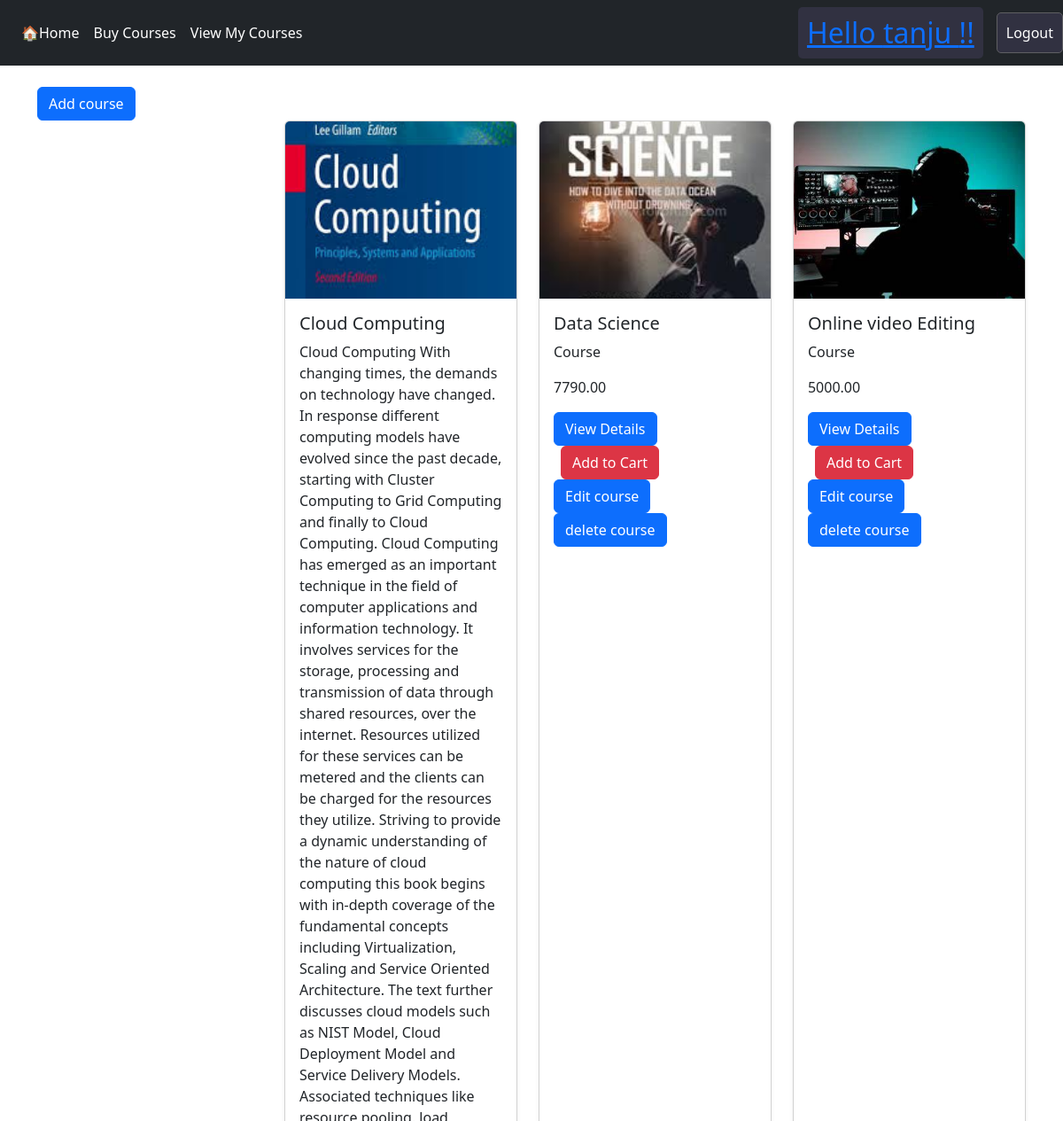
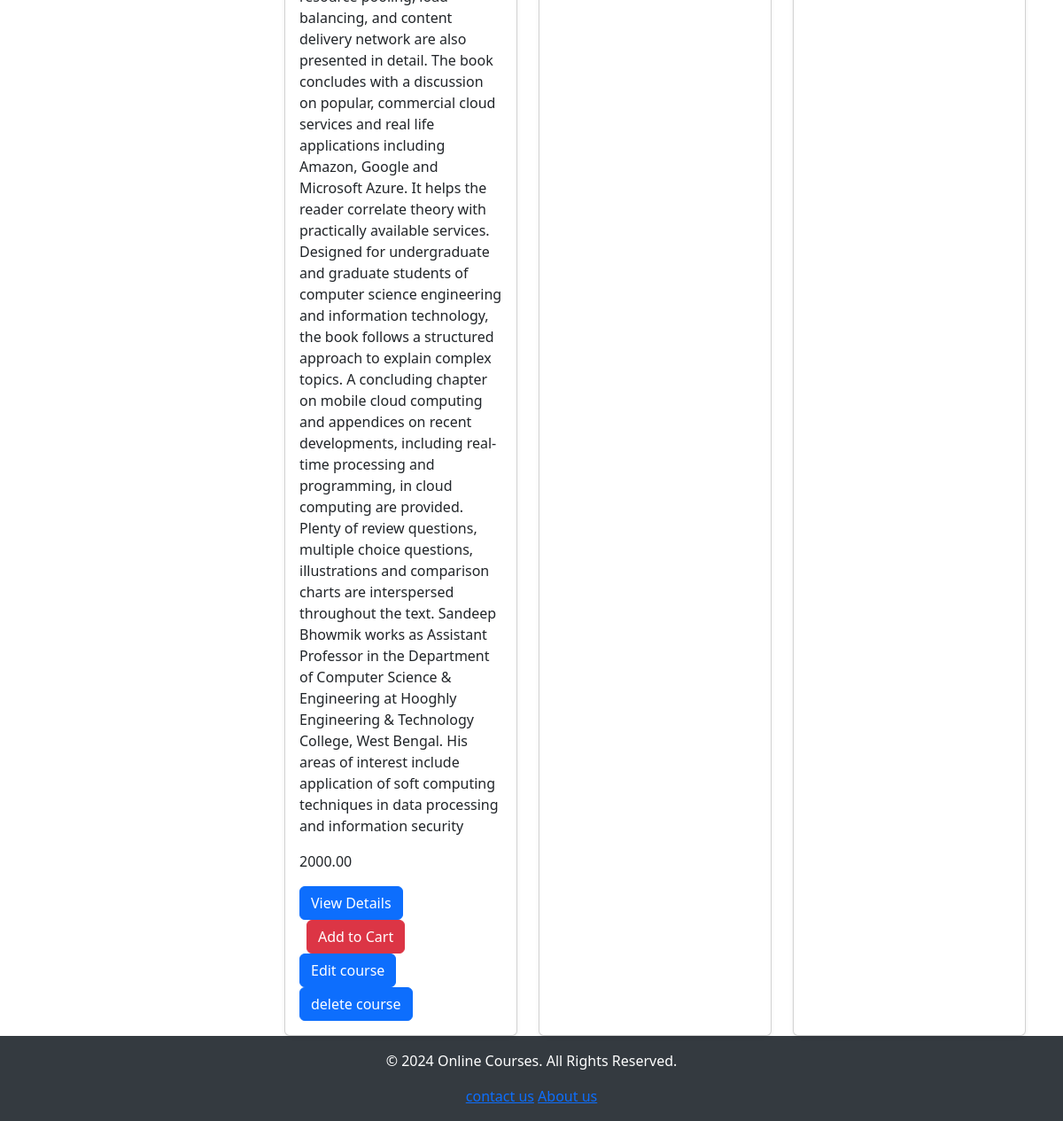
Screenshot of /course/ (signed in) with the database file from the repository (2 pictures, top to bottom).
### products/models.py (models this page shows, shortened)
class Course(models.Model):
    name = models.CharField(max_length=100)
    description = models.TextField(default="Course")
    price = models.DecimalField(max_digits=10, decimal_places=2, null=True, blank=True)
    video = models.FileField(upload_to='lectures/videos/', null=True, blank=True)
    ebook = models.FileField(upload_to='lectures/notes/')
    image = models.ImageField(upload_to='lectures/images/', null=True, blank=True)
    created_at = models.DateTimeField(default=now)  # New field to track creation time

### EduHelp/views.py (the view)
# urls.py: path('course/', views.course, name='course'),
def course(request):
    courses = Course.objects.all()
    return render(request,'components/course.html',{
        'courses':courses,
    })

### templates/components/course.html (shortened to what this page needs)
{% extends 'base.html' %}
{% load static %}
{% block content %}
<div class="container mt-4">
{% if user.is_authenticated and user.is_superuser %}
        <a href="{% url 'add_course' %}" class="btn btn-primary">Add course</a>
    {% endif %}
        <div class="col-md-9 offset-md-3">
            <div class="row g-4">
                {% for item in courses %}
                    <div class="col-md-6 col-lg-4">
                        <div class="card h-100 shadow-sm">
                            <img src="{{ item.image.url }}" alt="{{ item.name }}" class="card-img-top" style="height: 200px; object-fit: cover;">
                            <div class="card-body">
                                <h5 class="card-title">{{ item.name }}</h5>
                                <p class="card-text">{{ item.description }}</p>
                                <p class="card-text">{{ item.price }}</p>
                                <a href="{% url 'course_detail' item.id %}" class="btn btn-primary">View Details</a>
                                <a href="{% url 'add_to_cart' item.id %}" class="btn btn-danger mx-2" type="button">Add to Cart</a>
                                {% if user.is_authenticated and user.is_superuser %}
                                <a href="{% url 'update_course' item.id %}" class="btn btn-primary">Edit course</a>
                                <a href="{% url 'delete_course' item.id %}" class="btn btn-primary">delete course</a>
                            {% endif %}
                            </div>
                        </div>
                    </div>
                {% endfor %}
            </div>
        </div>
    </div>
{% endblock %}

### templates/components/header.html (shortened to what this page needs)
{% load static %}
<section>
    <div >
        <nav class="navbar navbar-expand-lg navbar-light bg-dark" >
        <div class="collapse navbar-collapse" id="navbarNavDropdown">
          <ul class="navbar-nav">
            <li class="nav-item">
              <a class="nav-link text-white bold" href="{% url 'home' %}">🏠Home</a>
            </li>
            <li class="nav-item active">
              <a class="nav-link text-white bold" href="{% url 'course' %}">Buy Courses </a>
            </li>
            {% if user.is_authenticated %}
              <li class="nav-item">
                <a class="nav-link text-white bold" href="{% url 'cart' %}">View My Courses</a>
              </li>
            {% endif %}
          </ul>
        </div>
                {% if user.is_authenticated %}
                <div class="d-flex align-items-center" style="gap: 15px;">
                  <a href="{% url 'register' %}">
                      <h2 class="m-0" style="background-color: #313141; border-color: #5f5f63; padding: 10px; border-radius: 5px;">
                           Hello {{ user }} !!
                      </h2>
                  </a>
                  <a href="{% url 'logout' %}" class="btn nav-item1 text-white"
   style="background-color: #313141; border-color: #5f5f63; padding: 10px; border-radius: 5px;">
    Logout
</a>
              </div>
                {% endif %}
        </nav>
    </div>
</section>

### rows the page displays
Course: image (picture), name "Cloud Computing", description "Cloud Computing With changing times, the demands on technology have changed. In response different computing models have evolved since the past decade, starting with Cluster Computing to Grid Computing and finally to Cloud Computing. Cloud Computing has emerged as an important technique in the field of computer applications and information technology. It involves services for the storage, processing and transmission of data through shared resources, over the internet. Resources utilized for these services can be metered and the clients can be charged for the resources they utilize. Striving to provide a dynamic understanding of the nature of cloud computing this book begins with in-depth…", price "2000.00"
Course: image (picture), name "Data Science", description "Course", price "7790.00"
Course: image (picture), name "Online video Editing", description "Course", price "5000.00"

### other values shown
{{ user }} "tanju"
